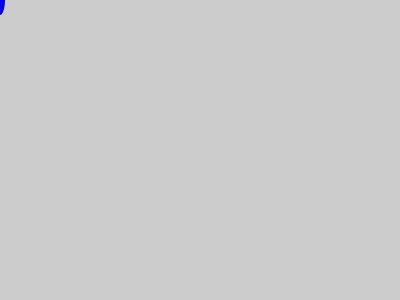
Frame 1 (no input)
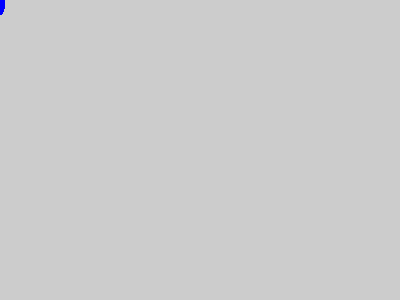
Frame 60 (the mouse pressed at the canvas centre just before this capture)
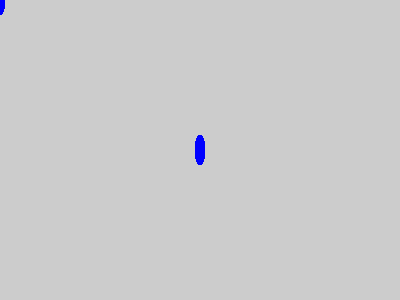
Frame 120 (the mouse held since frame 60 and released just before this capture)

The Processing sketch that drew these frames (run headless with seeded random() and noise(); from frame 60 on, the mouse is pressed at the canvas centre):

// Processing sketch: processing_149741
// ── processing_149741.pde

void setup() {
   size(400,300);
   noStroke();
}

void draw() {
   if(mouseX>width/2) fill(255,0,0);
   else             fill(0,0,255);
   ellipse(mouseX,mouseY,10,30);
}
